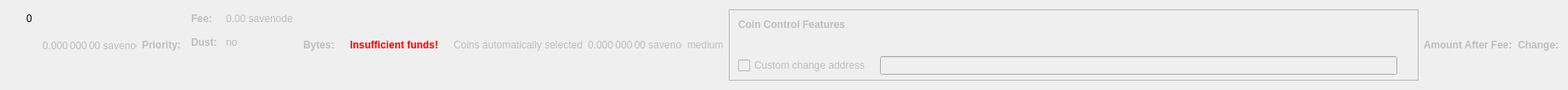
    <widget class="QWidget" name="dummyHideWidget" native="true">
     <property name="maximumSize">
      <size>
       <width>100</width>
       <height>22</height>
      </size>
     </property>
     <layout class="QHBoxLayout" name="dummyHideLayout">
      <item>
       <layout class="QFormLayout" name="formLayoutCoinControl1">
        <property name="horizontalSpacing">
         <number>10</number>
        </property>
        <property name="verticalSpacing">
         <number>14</number>
        </property>
        <property name="leftMargin">
         <number>10</number>
        </property>
        <property name="topMargin">
         <number>4</number>
        </property>
        <property name="rightMargin">
         <number>6</number>
        </property>
        <item row="0" column="1">
         <widget class="QLabel" name="labelCoinControlBytes">
          <property name="cursor">
           <cursorShape>IBeamCursor</cursorShape>
          </property>
          <property name="contextMenuPolicy">
           <enum>Qt::ActionsContextMenu</enum>
          </property>
          <property name="text">
           <string notr="true">0</string>
          </property>
          <property name="textInteractionFlags">
           <set>Qt::LinksAccessibleByMouse|Qt::TextSelectableByKeyboard|Qt::TextSelectableByMouse</set>
          </property>
         </widget>
        </item>
       </layout>
      </item>
      <item>
       <widget class="QLabel" name="labelCoinControlAfterFee">
        <property name="enabled">
         <bool>false</bool>
        </property>
        <property name="sizePolicy">
         <sizepolicy hsizetype="Fixed" vsizetype="Fixed">
          <horstretch>0</horstretch>
          <verstretch>0</verstretch>
         </sizepolicy>
        </property>
        <property name="minimumSize">
         <size>
          <width>111</width>
          <height>12</height>
         </size>
        </property>
        <property name="maximumSize">
         <size>
          <width>111</width>
          <height>12</height>
         </size>
        </property>
        <property name="cursor">
         <cursorShape>IBeamCursor</cursorShape>
        </property>
        <property name="contextMenuPolicy">
         <enum>Qt::ActionsContextMenu</enum>
        </property>
        <property name="text">
         <string notr="true">0.000 000 00 savenode</string>
        </property>
        <property name="textInteractionFlags">
         <set>Qt::LinksAccessibleByMouse|Qt::TextSelectableByKeyboard|Qt::TextSelectableByMouse</set>
        </property>
       </widget>
      </item>
      <item>
       <widget class="QLabel" name="labelCoinControlPriorityText">
        <property name="enabled">
         <bool>false</bool>
        </property>
        <property name="font">
         <font>
          <weight>75</weight>
          <bold>true</bold>
         </font>
        </property>
        <property name="text">
         <string>Priority:</string>
        </property>
       </widget>
      </item>
      <item>
       <layout class="QHBoxLayout" name="horizontalLayout"/>
      </item>
      <item>
       <layout class="QFormLayout" name="formLayoutCoinControl3">
        <property name="horizontalSpacing">
         <number>10</number>
        </property>
        <property name="verticalSpacing">
         <number>14</number>
        </property>
        <property name="leftMargin">
         <number>6</number>
        </property>
        <property name="topMargin">
         <number>4</number>
        </property>
        <property name="rightMargin">
         <number>6</number>
        </property>
        <item row="0" column="0">
         <widget class="QLabel" name="labelCoinControlFeeText">
          <property name="enabled">
           <bool>false</bool>
          </property>
          <property name="font">
           <font>
            <weight>75</weight>
            <bold>true</bold>
           </font>
          </property>
          <property name="text">
           <string>Fee:</string>
          </property>
          <property name="margin">
           <number>0</number>
          </property>
         </widget>
        </item>
        <item row="0" column="1">
         <widget class="QLabel" name="labelCoinControlFee">
          <property name="enabled">
           <bool>false</bool>
          </property>
          <property name="cursor">
           <cursorShape>IBeamCursor</cursorShape>
          </property>
          <property name="contextMenuPolicy">
           <enum>Qt::ActionsContextMenu</enum>
          </property>
          <property name="text">
           <string notr="true">0.00 savenode</string>
          </property>
          <property name="textInteractionFlags">
           <set>Qt::LinksAccessibleByMouse|Qt::TextSelectableByKeyboard|Qt::TextSelectableByMouse</set>
          </property>
         </widget>
        </item>
        <item row="1" column="0">
         <widget class="QLabel" name="labelCoinControlLowOutputText">
          <property name="enabled">
           <bool>false</bool>
          </property>
          <property name="font">
           <font>
            <weight>75</weight>
            <bold>true</bold>
           </font>
          </property>
          <property name="text">
           <string>Dust:</string>
          </property>
         </widget>
        </item>
        <item row="1" column="1">
         <widget class="QLabel" name="labelCoinControlLowOutput">
          <property name="enabled">
           <bool>false</bool>
          </property>
          <property name="cursor">
           <cursorShape>IBeamCursor</cursorShape>
          </property>
          <property name="contextMenuPolicy">
           <enum>Qt::ActionsContextMenu</enum>
          </property>
          <property name="text">
           <string>no</string>
          </property>
          <property name="textInteractionFlags">
           <set>Qt::LinksAccessibleByMouse|Qt::TextSelectableByKeyboard|Qt::TextSelectableByMouse</set>
          </property>
         </widget>
        </item>
       </layout>
      </item>
      <item>
       <widget class="QLabel" name="labelCoinControlBytesText">
        <property name="enabled">
         <bool>false</bool>
        </property>
        <property name="font">
         <font>
          <weight>75</weight>
          <bold>true</bold>
         </font>
        </property>
        <property name="text">
         <string>Bytes:</string>
        </property>
       </widget>
      </item>
      <item>
       <layout class="QFormLayout" name="formLayoutCoinControl2">
        <property name="horizontalSpacing">
         <number>10</number>
        </property>
        <property name="verticalSpacing">
         <number>14</number>
        </property>
        <property name="leftMargin">
         <number>6</number>
        </property>
        <property name="topMargin">
         <number>4</number>
        </property>
        <property name="rightMargin">
         <number>6</number>
        </property>
       </layout>
      </item>
      <item>
       <layout class="QHBoxLayout" name="horizontalLayoutCoinControl2">
        <property name="spacing">
         <number>8</number>
        </property>
        <property name="bottomMargin">
         <number>10</number>
        </property>
       </layout>
      </item>
      <item>
       <widget class="QLabel" name="labelCoinControlInsuffFunds">
        <property name="enabled">
         <bool>false</bool>
        </property>
        <property name="minimumSize">
         <size>
          <width>0</width>
          <height>0</height>
         </size>
        </property>
        <property name="font">
         <font>
          <weight>75</weight>
          <bold>true</bold>
         </font>
        </property>
        <property name="styleSheet">
         <string notr="true">color:red;font-weight:bold;</string>
        </property>
        <property name="text">
         <string>Insufficient funds!</string>
        </property>
        <property name="margin">
         <number>5</number>
        </property>
       </widget>
      </item>
      <item>
       <layout class="QFormLayout" name="formLayoutCoinControl4">
        <property name="horizontalSpacing">
         <number>10</number>
        </property>
        <property name="verticalSpacing">
         <number>14</number>
        </property>
        <property name="leftMargin">
         <number>6</number>
        </property>
        <property name="topMargin">
         <number>4</number>
        </property>
        <property name="rightMargin">
         <number>6</number>
        </property>
       </layout>
      </item>
      <item>
       <widget class="QLabel" name="labelCoinControlAutomaticallySelected">
        <property name="enabled">
         <bool>false</bool>
        </property>
        <property name="sizePolicy">
         <sizepolicy hsizetype="Fixed" vsizetype="Fixed">
          <horstretch>0</horstretch>
          <verstretch>0</verstretch>
         </sizepolicy>
        </property>
        <property name="minimumSize">
         <size>
          <width>0</width>
          <height>0</height>
         </size>
        </property>
        <property name="maximumSize">
         <size>
          <width>240</width>
          <height>16777215</height>
         </size>
        </property>
        <property name="text">
         <string>Coins automatically selected</string>
        </property>
        <property name="margin">
         <number>5</number>
        </property>
       </widget>
      </item>
      <item>
       <widget class="QLabel" name="labelCoinControlChange">
        <property name="enabled">
         <bool>false</bool>
        </property>
        <property name="sizePolicy">
         <sizepolicy hsizetype="Fixed" vsizetype="Fixed">
          <horstretch>0</horstretch>
          <verstretch>0</verstretch>
         </sizepolicy>
        </property>
        <property name="minimumSize">
         <size>
          <width>111</width>
          <height>0</height>
         </size>
        </property>
        <property name="maximumSize">
         <size>
          <width>111</width>
          <height>16777215</height>
         </size>
        </property>
        <property name="cursor">
         <cursorShape>IBeamCursor</cursorShape>
        </property>
        <property name="contextMenuPolicy">
         <enum>Qt::ActionsContextMenu</enum>
        </property>
        <property name="text">
         <string notr="true">0.000 000 00 savenode</string>
        </property>
        <property name="textInteractionFlags">
         <set>Qt::LinksAccessibleByMouse|Qt::TextSelectableByKeyboard|Qt::TextSelectableByMouse</set>
        </property>
       </widget>
      </item>
      <item>
       <widget class="QLabel" name="labelCoinControlPriority">
        <property name="enabled">
         <bool>false</bool>
        </property>
        <property name="cursor">
         <cursorShape>IBeamCursor</cursorShape>
        </property>
        <property name="contextMenuPolicy">
         <enum>Qt::ActionsContextMenu</enum>
        </property>
        <property name="text">
         <string>medium</string>
        </property>
        <property name="textInteractionFlags">
         <set>Qt::LinksAccessibleByMouse|Qt::TextSelectableByKeyboard|Qt::TextSelectableByMouse</set>
        </property>
       </widget>
      </item>
      <item>
       <widget class="QFrame" name="frameCoinControl">
        <property name="sizePolicy">
         <sizepolicy hsizetype="Expanding" vsizetype="Expanding">
          <horstretch>0</horstretch>
          <verstretch>0</verstretch>
         </sizepolicy>
        </property>
        <property name="maximumSize">
         <size>
          <width>16777215</width>
          <height>16777215</height>
         </size>
        </property>
        <property name="frameShape">
         <enum>QFrame::StyledPanel</enum>
        </property>
        <property name="frameShadow">
         <enum>QFrame::Sunken</enum>
        </property>
        <layout class="QVBoxLayout" name="verticalLayoutCoinControl2_2">
         <property name="spacing">
          <number>0</number>
         </property>
         <property name="leftMargin">
          <number>0</number>
         </property>
         <property name="topMargin">
          <number>0</number>
         </property>
         <property name="rightMargin">
          <number>0</number>
         </property>
         <property name="bottomMargin">
          <number>6</number>
         </property>
         <item>
          <layout class="QVBoxLayout" name="verticalLayoutCoinControl" stretch="0,0,0,1">
           <property name="spacing">
            <number>0</number>
           </property>
           <property name="leftMargin">
            <number>10</number>
           </property>
           <property name="topMargin">
            <number>10</number>
           </property>
           <item>
            <layout class="QHBoxLayout" name="horizontalLayoutCoinControl1">
             <property name="bottomMargin">
              <number>15</number>
             </property>
             <item>
              <widget class="QLabel" name="labelCoinControlFeatures">
               <property name="enabled">
                <bool>false</bool>
               </property>
               <property name="sizePolicy">
                <sizepolicy hsizetype="Preferred" vsizetype="Maximum">
                 <horstretch>0</horstretch>
                 <verstretch>0</verstretch>
                </sizepolicy>
               </property>
               <property name="font">
                <font>
                 <weight>75</weight>
                 <bold>true</bold>
                </font>
               </property>
               <property name="styleSheet">
                <string notr="true">font-weight:bold;</string>
               </property>
               <property name="text">
                <string>Coin Control Features</string>
               </property>
              </widget>
             </item>
            </layout>
           </item>
           <item>
            <widget class="QWidget" name="widgetCoinControl" native="true">
             <property name="sizePolicy">
              <sizepolicy hsizetype="Preferred" vsizetype="Preferred">
               <horstretch>0</horstretch>
               <verstretch>0</verstretch>
              </sizepolicy>
             </property>
             <property name="minimumSize">
              <size>
               <width>0</width>
               <height>0</height>
              </size>
             </property>
             <property name="styleSheet">
              <string notr="true"/>
             </property>
             <layout class="QHBoxLayout" name="horizontalLayoutCoinControl5_2">
              <property name="leftMargin">
               <number>0</number>
              </property>
              <property name="topMargin">
               <number>0</number>
              </property>
              <property name="rightMargin">
               <number>0</number>
              </property>
              <property name="bottomMargin">
               <number>0</number>
              </property>
              <item>
               <layout class="QHBoxLayout" name="horizontalLayoutCoinControl3">
                <property name="spacing">
                 <number>20</number>
                </property>
                <property name="topMargin">
                 <number>0</number>
                </property>
                <property name="bottomMargin">
                 <number>10</number>
                </property>
               </layout>
              </item>
             </layout>
            </widget>
           </item>
           <item>
            <layout class="QHBoxLayout" name="horizontalLayoutCoinControl4" stretch="0,0,0">
             <property name="spacing">
              <number>12</number>
             </property>
             <property name="sizeConstraint">
              <enum>QLayout::SetDefaultConstraint</enum>
             </property>
             <property name="topMargin">
              <number>5</number>
             </property>
             <property name="rightMargin">
              <number>5</number>
             </property>
             <item>
              <widget class="QCheckBox" name="checkBoxCoinControlChange">
               <property name="enabled">
                <bool>false</bool>
               </property>
               <property name="toolTip">
                <string>If this is activated, but the change address is empty or invalid, change will be sent to a newly generated address.</string>
               </property>
               <property name="text">
                <string>Custom change address</string>
               </property>
              </widget>
             </item>
             <item>
              <widget class="QValidatedLineEdit" name="lineEditCoinControlChange">
               <property name="enabled">
                <bool>false</bool>
               </property>
               <property name="sizePolicy">
                <sizepolicy hsizetype="Expanding" vsizetype="Fixed">
                 <horstretch>0</horstretch>
                 <verstretch>0</verstretch>
                </sizepolicy>
               </property>
              </widget>
             </item>
             <item>
              <widget class="QLabel" name="labelCoinControlChangeLabel_2">
               <property name="sizePolicy">
                <sizepolicy hsizetype="Preferred" vsizetype="Expanding">
                 <horstretch>0</horstretch>
                 <verstretch>0</verstretch>
                </sizepolicy>
               </property>
               <property name="minimumSize">
                <size>
                 <width>0</width>
                 <height>0</height>
                </size>
               </property>
               <property name="text">
                <string/>
               </property>
               <property name="margin">
                <number>3</number>
               </property>
              </widget>
             </item>
            </layout>
           </item>
           <item>
            <spacer name="verticalSpacerCoinControl">
             <property name="orientation">
              <enum>Qt::Vertical</enum>
             </property>
             <property name="sizeHint" stdset="0">
              <size>
               <width>800</width>
               <height>1</height>
              </size>
             </property>
            </spacer>
           </item>
          </layout>
         </item>
        </layout>
       </widget>
      </item>
      <item>
       <widget class="QLabel" name="labelCoinControlAfterFeeText">
        <property name="enabled">
         <bool>false</bool>
        </property>
        <property name="minimumSize">
         <size>
          <width>0</width>
          <height>0</height>
         </size>
        </property>
        <property name="maximumSize">
         <size>
          <width>16777215</width>
          <height>16777215</height>
         </size>
        </property>
        <property name="font">
         <font>
          <weight>75</weight>
          <bold>true</bold>
         </font>
        </property>
        <property name="text">
         <string>Amount After Fee:</string>
        </property>
        <property name="alignment">
         <set>Qt::AlignLeading|Qt::AlignLeft|Qt::AlignVCenter</set>
        </property>
        <property name="margin">
         <number>0</number>
        </property>
       </widget>
      </item>
      <item>
       <widget class="QLabel" name="labelCoinControlChangeText">
        <property name="enabled">
         <bool>false</bool>
        </property>
        <property name="sizePolicy">
         <sizepolicy hsizetype="Preferred" vsizetype="Preferred">
          <horstretch>0</horstretch>
          <verstretch>0</verstretch>
         </sizepolicy>
        </property>
        <property name="minimumSize">
         <size>
          <width>0</width>
          <height>0</height>
         </size>
        </property>
        <property name="maximumSize">
         <size>
          <width>16777215</width>
          <height>16777215</height>
         </size>
        </property>
        <property name="font">
         <font>
          <weight>75</weight>
          <bold>true</bold>
         </font>
        </property>
        <property name="text">
         <string>Change:</string>
        </property>
        <property name="alignment">
         <set>Qt::AlignLeading|Qt::AlignLeft|Qt::AlignVCenter</set>
        </property>
       </widget>
      </item>
     </layout>
    </widget>
